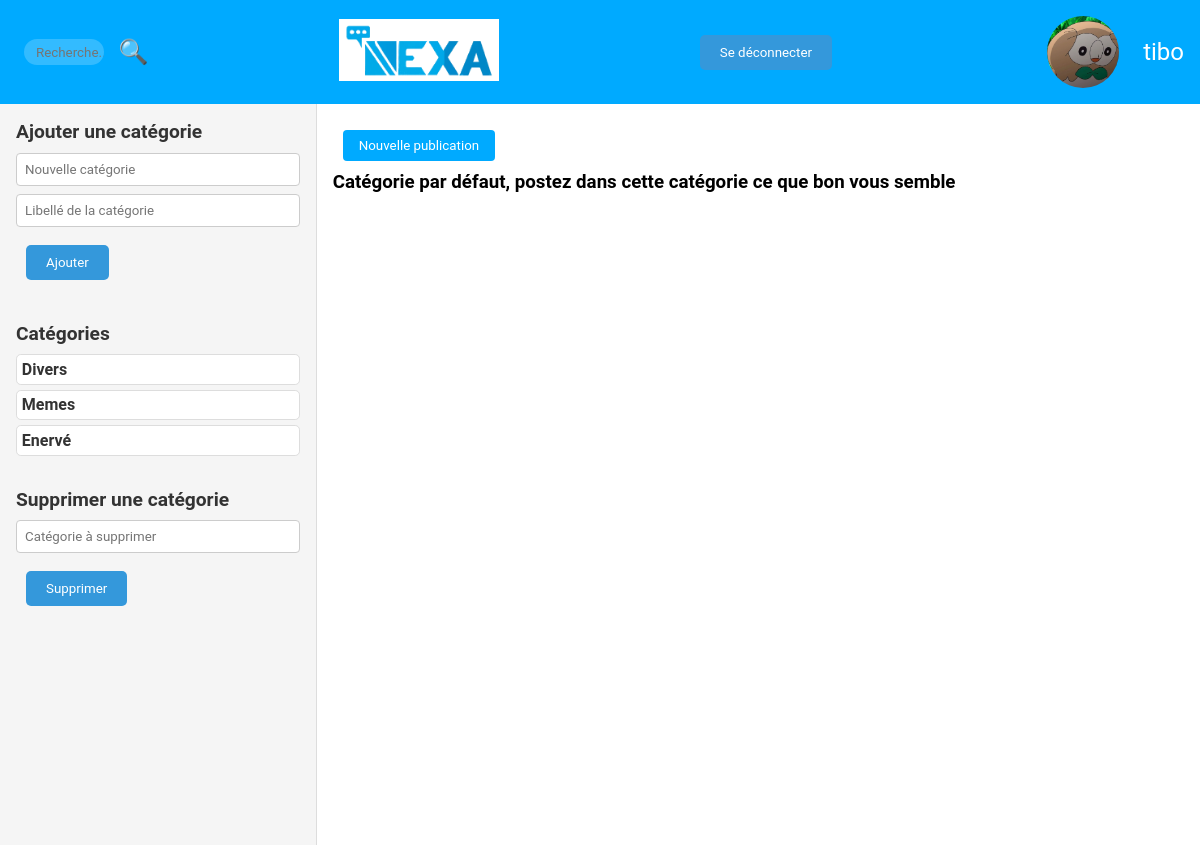
The app's page /views/dashboard.php?category=Divers (signed in), older data.
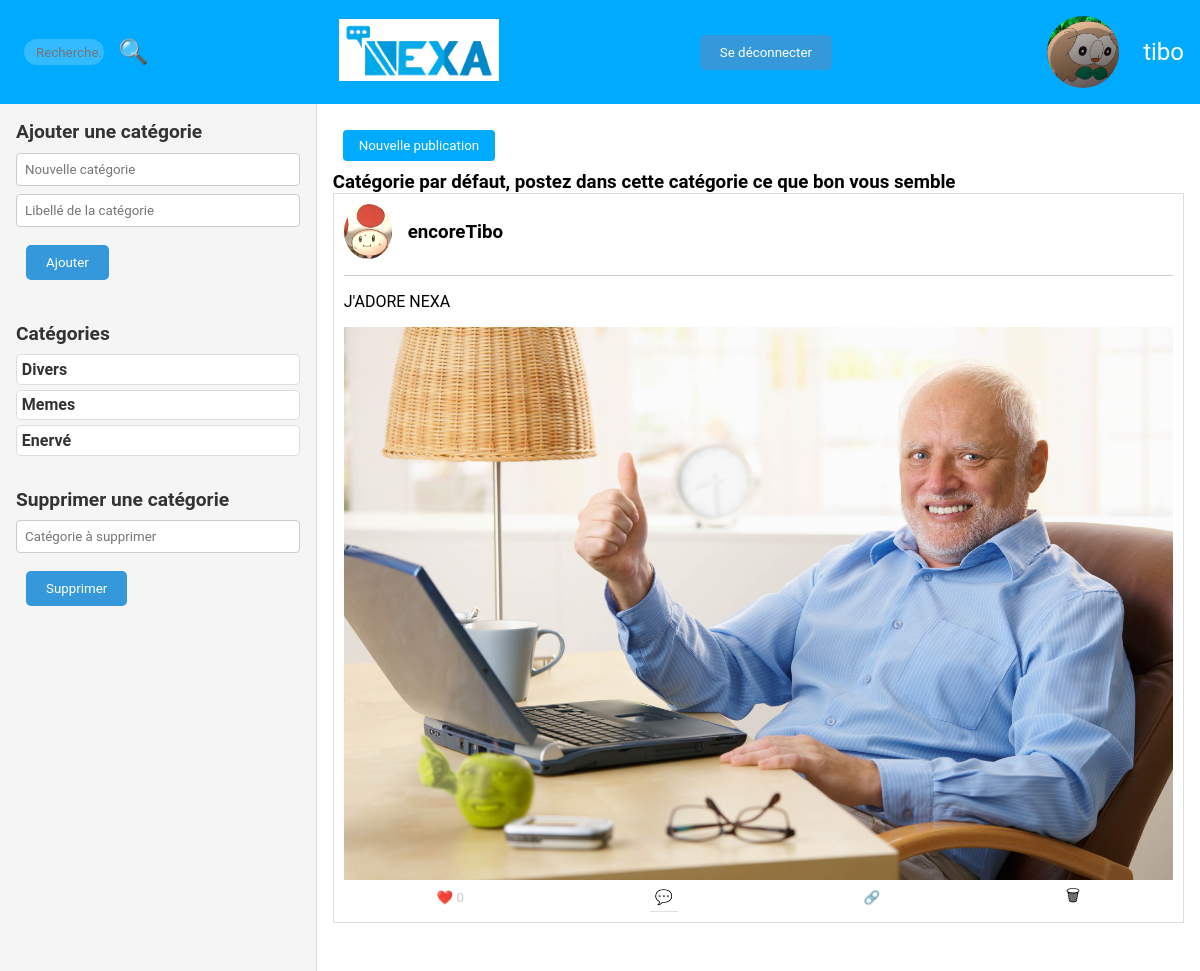
The same page, newer data.
### tables this page shows
CREATE TABLE categorie (
    id INTEGER PRIMARY KEY,
    nom_categorie TEXT NOT NULL
, libelle VARCHAR(255));

CREATE TABLE "Post" (
              id_post INTEGER PRIMARY KEY,
              user TEXT,
              pp TEXT,
              contenu TEXT,
              Time TEXT,
              Like INTEGER DEFAULT 0,  -- Ajoutez la colonne avec la valeur par défaut
              Comment INTEGER,
              partage INTEGER,
              vues INTEGER,
              id_pere INTEGER, image TEXT, categorie VARCHAR(255),
              FOREIGN KEY(user) REFERENCES Users(user),
              FOREIGN KEY(pp) REFERENCES Users(pp)
            );

### ctrl/UserController.php (called while the page is built, shortened)
<?php
require_once $_SERVER['DOCUMENT_ROOT'] . '/models/UserModel.php';
class UserController
{
    public function getUser($email)
    {
        $userModel = new UserModel();
        $user = $userModel->getUserData($email);
        return $user;
    }
}

### models/UserModel.php (called while the page is built, shortened)
<?php
class UserModel
{
    public function connectDB()
    {
        $path = __DIR__ . "/../db/db_nexa.sqlite";
        try {
            $db = new PDO('sqlite:' . $path);
            $db->setAttribute(PDO::ATTR_ERRMODE, PDO::ERRMODE_EXCEPTION);
            return $db;
        } catch (PDOException $e) {
            die('Erreur de connexion à la base de données : ' . $e->getMessage());
        }
    }
    public function getUserData($username)
    {
        $query = "SELECT * FROM users WHERE username = :username";
        $stmt = $this->connectDB()->prepare($query);
        $stmt->bindParam(':username', $username, PDO::PARAM_STR);
        $stmt->execute();
        $user_data = $stmt->fetch(PDO::FETCH_ASSOC);
        return $user_data;
    }
}

### models/CategorieModel.php (called while the page is built, shortened)
<?php
class CategorieModel
{
    public function connectDB()
    {
        $path = __DIR__ . "/../db/db_nexa.sqlite";
        try {
            $db = new PDO('sqlite:' . $path);
            $db->setAttribute(PDO::ATTR_ERRMODE, PDO::ERRMODE_EXCEPTION);
            return $db;
        } catch (PDOException $e) {
            die('Erreur de connexion à la base de données : ' . $e->getMessage());
            session_start();
            $_SESSION["error_message"] = "Connexion impossible a la DB !";
            header('Location: ../index.php');
            exit;
        }
    }
    public function getCategorieAll()
    {
        try {
            $db = $this->connectDB();
            $query = "SELECT * FROM categorie";
            $stmt = $db->query($query);
            $categories = $stmt->fetchAll(PDO::FETCH_ASSOC);
            return $categories;
        } catch (PDOException $e) {
            error_log("Erreur lors de la récupération de toutes les catégories : " . $e->getMessage());
            return [];
        }
    }
    public function getLibelleCategorie($categorie)
    {
        $query = "SELECT libelle FROM Categorie WHERE nom_categorie = :categorie";
        $stmt = $this->connectDB()->prepare($query);
        $stmt->bindParam(':categorie', $categorie);
        $stmt->execute();
        $result = $stmt->fetch(PDO::FETCH_ASSOC);
        return $result['libelle'];
    }
}

### ctrl/CategorieController.php (called while the page is built, shortened)
<?php
require_once $_SERVER['DOCUMENT_ROOT'] . '/models/CategorieModel.php';
class CategorieController
{
    public function getCategorieAll()
    {
        $categorieModel = new CategorieModel();
        $result = $categorieModel->getCategorieAll();
        return $result;
    }
    public function getLibelleCategorie($categorie)
    {
        $categorieModel = new CategorieModel();
        $libelle = $categorieModel->getLibelleCategorie($categorie);
        return $libelle;
    }
}

### ctrl/PostController.php (called while the page is built, shortened)
<?php
require_once $_SERVER['DOCUMENT_ROOT'] . ('/models/PostModel.php');
class PostController
{
    public function getPostsByCategory($categorie, $user)
    {
        $postModel = new PostModel();
        $posts = $postModel->getPostsByCategory($categorie, $user);
        return $posts;
    }
}

### models/PostModel.php (called while the page is built, shortened)
<?php
class PostModel
{
    public function connectDB()
    {
        $path = __DIR__ . "/../db/db_nexa.sqlite";
        try {
            $db = new PDO('sqlite:' . $path);
            $db->setAttribute(PDO::ATTR_ERRMODE, PDO::ERRMODE_EXCEPTION);
            return $db;
        } catch (PDOException $e) {
            die('Erreur de connexion à la base de données : ' . $e->getMessage());
            session_start();
            $_SESSION["error_message"] = "Connexion impossible a la DB !";
            header('Location: ../index.php');
            exit;
        }
    }
    public function getPostsByCategory($categorie, $user)
    {
        $query = "SELECT Post.*,
                  (SELECT COUNT(*) FROM Likes WHERE Likes.post_id = Post.id_post) as LikeCount,
                  (SELECT COUNT(*) FROM Likes WHERE Likes.post_id = Post.id_post AND Likes.user = :user) as user_liked,
                  Users.pp AS user_pp
                  FROM Post
                  LEFT JOIN Users ON Post.user = Users.username
                  WHERE categorie = :categorie
                  AND id_pere IS NULL
                  ORDER BY Time DESC";
        $stmt = $this->connectDB()->prepare($query);
        $stmt->bindParam(':categorie', $categorie, PDO::PARAM_STR);
        $stmt->bindParam(':user', $user, PDO::PARAM_STR);
        $stmt->execute();
        $results = $stmt->fetchAll(PDO::FETCH_ASSOC);
        return $results;
    }
}

### views/dashboard.php (the view, shortened to what the changed rows need)
<?php
$user = isset($_SESSION['username']) ? $_SESSION['username'] : 'err_user';
require_once('../ctrl/UserController.php');
$userCtrl = new UserController();
$user_data = $userCtrl->getUser($user);
require_once('../ctrl/PostController.php');
if (isset($_GET['category'])) {
    $categorie = $_GET['category'];
    $postCtrl = new PostController();
    $posts = $postCtrl->getPostsByCategory($categorie, $user);
    require_once('../ctrl/CategorieController.php');
    $categorieCtrl = new CategorieController();
    $categorieLibelle = $categorieCtrl->getLibelleCategorie($categorie);
} else {
    $postCtrl = new PostController();
    $posts = $postCtrl->getPostsAll($user);
    $categorieLibelle = "Toutes les catégories";
}
require_once('../ctrl/CategorieController.php');
$categorieCtrl = new CategorieController();
$categorie_fetch = $categorieCtrl->getCategorieAll();
$categorieLeftPannel = $categorie_fetch;
$is_moderator = $user_data['is_moderator'];
?>
<!DOCTYPE html>
<html lang="fr">
<head>
    <link rel="stylesheet" href="../css/dashboard.css">
</head>
<body class="dashboard-body">
<?php include('header.php'); ?>
<main class="main-content">
    <section class="left-panel">
        <?php if ($is_moderator == 1): ?>
            <h2 class="section-title">Ajouter une catégorie</h2>
        <?php endif; ?>
        <h2 class="section-title">Catégories</h2>
        <ul id="categoryList" class="category-list">
            <?php
            foreach ($categorieLeftPannel as $categorie): ?>
                <a href="dashboard.php?category=<?php echo $categorie['nom_categorie']; ?>">
                    <h3 class="category-item">
                        <?php echo $categorie['nom_categorie']; ?>
                    </h3>
                </a>
            <?php endforeach; ?>
        </ul>
        <?php if ($is_moderator == 1): ?>
            <h2 class="section-title">Supprimer une catégorie</h2>
        <?php endif; ?>
    </section>
    <section class="right-panel">
        <button id="ouvrirPublication" class="dashboard-button">Nouvelle publication</button>
            <h3>
                <?php echo $categorieLibelle; ?>
            </h3>
        <?php include('afficherpost.php'); ?>
    </section>
</main>
</body>
</html>

### views/afficherpost.php (shortened to what the changed rows need)
<link rel="stylesheet" href="../css/afficherpost.css">
<?php
foreach ($posts as $post): ?>
    <div class="afficherpost">
        <a href="profilViewer.php?user=<?php echo $post['user']; ?>">
            <div class="post">
                <div class="post-header">
                    <img src="../<?php echo $post['user_pp']; ?>" alt="Photo de profil de l'utilisateur"
                         class="post-pp post-pp-hover">
                    <h3 class="post-username">
                        <?php echo $post['user']; ?>
                    </h3>
                </div>
        </a>
        <hr class="post-divider">
        <p class="post-content">
            <?php echo $post['contenu']; ?>
        </p>
        <?php if (!empty($post['image'])): ?>
            <img src="../<?php echo $post['image']; ?>" alt="Photo de profil" class="post-image" />
        <?php endif; ?>
        <div class="post-actions">
            <button class="post-action like" data-id_post="<?php echo $post['id_post']; ?>" <?php echo $post['user_liked'] > 0 ? 'disabled' : ''; ?>>❤️
                <?php echo $post['LikeCount']; ?>
            </button>
            <a class="post-action comment" href="post.php?id=<?php echo $post['id_post']; ?>">💬</a>
            <button class="post-action share">🔗
            </button>
            <?php if ($is_moderator == 1): ?>
                <a class="post-action delete" href="supprimerPost.php?id=<?php echo $post['id_post']; ?>">🗑</a>
            <?php endif; ?>
        </div>
    </div>
<?php endforeach; ?>

Row changes from the older to the newer data that the page shows:
now on this page (row edited): post: user "encoreTibo", contenu "J'ADORE NEXA", image (picture), LikeCount "0"
